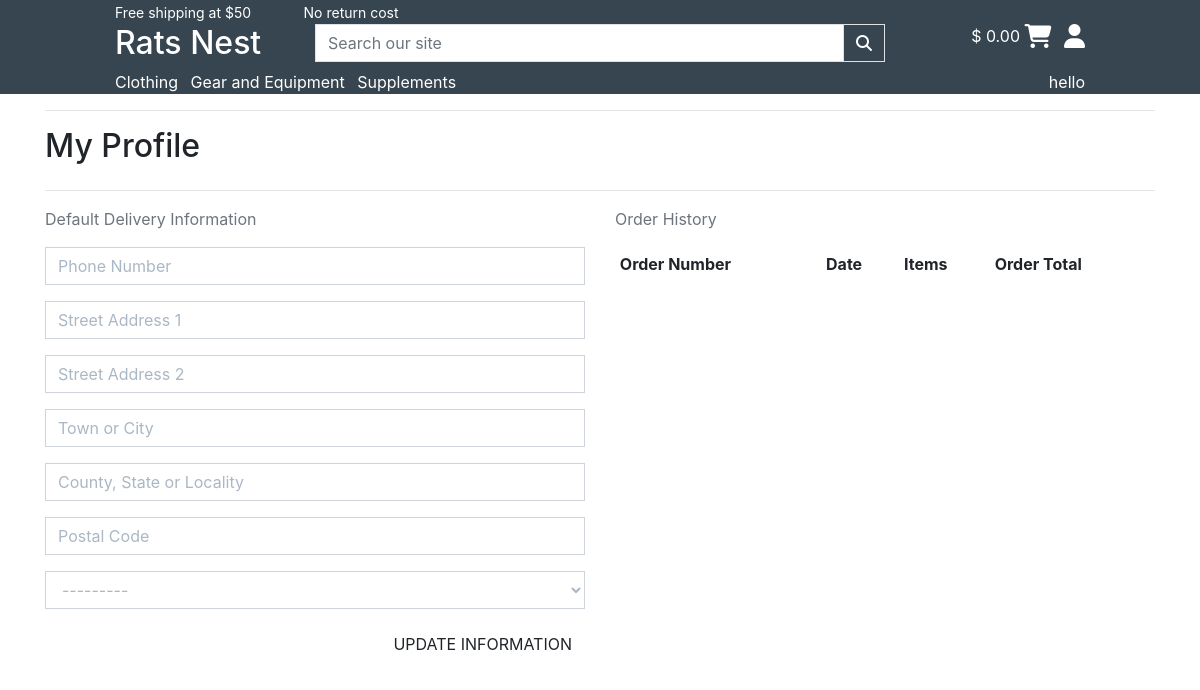
The page /profile/ (signed in) on the database as committed earlier.
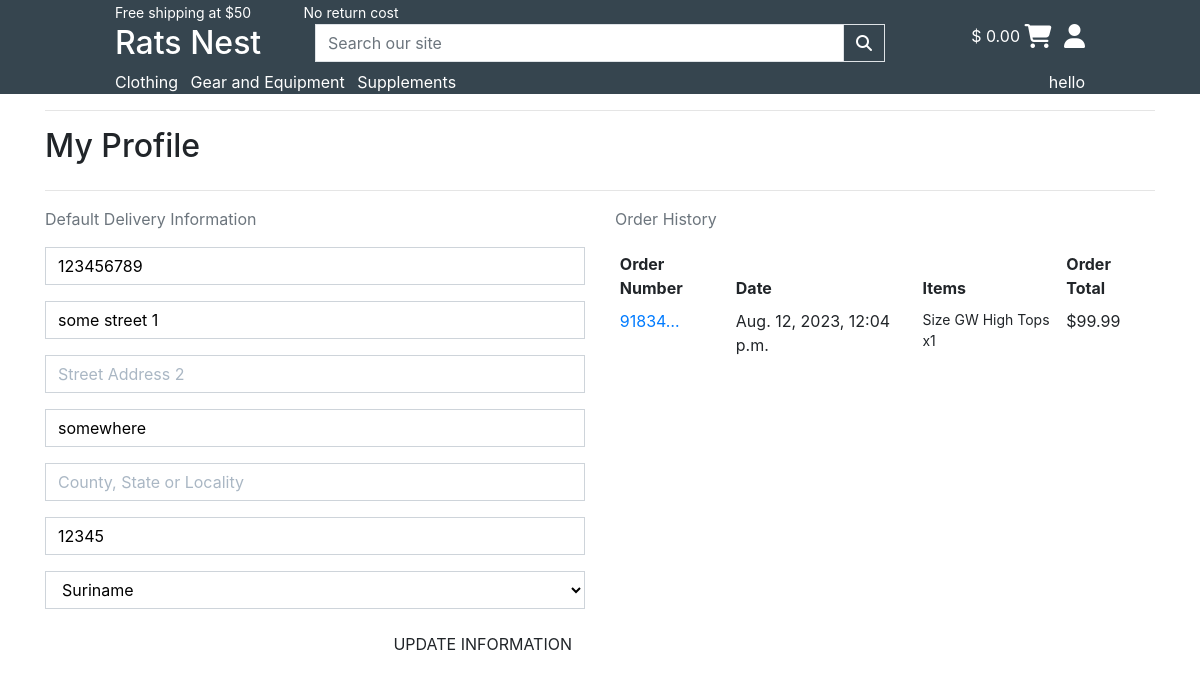
The same page on the database as committed later.
### profiles/models.py (models this page shows, shortened)
class UserProfile(models.Model):
    user = models.OneToOneField(
        User, on_delete=models.CASCADE
    )
    default_phone_number = models.CharField(
        max_length=20, null=True, blank=True
    )
    default_street_address1 = models.CharField(
        max_length=80, null=True, blank=True
    )
    default_street_address2 = models.CharField(
        max_length=80, null=True, blank=True
    )
    default_town_or_city = models.CharField(
        max_length=40, null=True, blank=True
    )
    default_county = models.CharField(
        max_length=80, null=True, blank=True
    )
    default_postcode = models.CharField(
        max_length=20, null=True, blank=True
    )
    default_country = CountryField(
        blank_label='Country', null=True, blank=True
    )

### checkout/models.py (models this page shows, shortened)
class Order(models.Model):
    order_number = models.CharField(
        max_length=32, null=False, editable=False
    )
    user_profile = models.ForeignKey(
        UserProfile, on_delete=models.SET_NULL,
        null=True, blank=True, related_name='orders'
    )
    full_name = models.CharField(
        max_length=50, null=False, blank=False
    )
    email = models.EmailField(
        max_length=254, null=False, blank=False
    )
    phone_number = models.CharField(
        max_length=20, null=False, blank=False
    )
    country = CountryField(
        blank_label='Country *', null=False, blank=False
    )
    postcode = models.CharField(
        max_length=20, null=True, blank=True
    )
    town_or_city = models.CharField(
        max_length=40, null=False, blank=False
    )
    street_address1 = models.CharField(
        max_length=80, null=False, blank=False
    )
    street_address2 = models.CharField(
        max_length=80, null=True, blank=True
    )
    county = models.CharField(
        max_length=80, null=True, blank=True
    )
    date = models.DateTimeField(
        auto_now_add=True
    )
    delivery_cost = models.DecimalField(
        max_digits=6, decimal_places=2, null=False, default=0
    )
    order_total = models.DecimalField(
        max_digits=10, decimal_places=2, null=False, default=0
    )
    grand_total = models.DecimalField(
        max_digits=10, decimal_places=2, null=False, default=0
    )
    original_bag = models.TextField(
        null=False, blank=False, default=''
    )
    stripe_pid = models.CharField(
        max_length=254, null=False, blank=False, default=''
    )

class OrderLineItem(models.Model):
    order = models.ForeignKey(
        Order, null=False, blank=False,
        on_delete=models.CASCADE, related_name='lineitems'
    )
    product = models.ForeignKey(
        Product, null=False, blank=False,
        on_delete=models.CASCADE
    )
    product_size = models.CharField(
        max_length=2, null=True, blank=True
    )
    quantity = models.IntegerField(
        null=False, blank=False, default=0
    )
    lineitem_total = models.DecimalField(
        max_digits=6, decimal_places=2,
        null=False, blank=False, editable=False
    )

### products/models.py (models this page shows, shortened)
class Product(models.Model):
    class Meta:
        verbose_name_plural = 'Products'
    brand = models.ForeignKey('Brand', null=True, on_delete=models.SET_NULL)
    category = models.ForeignKey('Category', null=True, blank=True, on_delete=models.SET_NULL)
    domain = models.IntegerField(null=True, blank=True)
    sku = models.CharField(max_length=254, null=True, blank=True)
    name = models.CharField(max_length=254)
    description = models.TextField()
    price = models.DecimalField(max_digits=6, decimal_places=2)
    rating = models.DecimalField(max_digits=6, decimal_places=2, null=True, blank=True)
    image_url = models.URLField(max_length=1024, null=True, blank=True)
    image = models.ImageField(null=True, blank=True)
    m_or_f = models.CharField(null=True, max_length=254, choices=M_OR_F)
    color = models.ForeignKey('Color', null=True, blank=True, on_delete=models.SET_NULL)
    has_sizes = models.BooleanField(default=False, null=True, blank=True)

### profiles/views.py (the view)
# urls.py: path('', views.profile, name='profile'),
def profile(request):
    profile = get_object_or_404(UserProfile, user=request.user)
    if request.method == 'POST':
        form = UserProfileForm(request.POST, instance=profile)
        if form.is_valid():
            form.save()
            messages.success(request, 'Profile updated successfully')
    form = UserProfileForm(instance=profile)
    orders = profile.orders.all()
    template = 'profiles/profile.html'
    context = {
        'form': form,
        'orders': orders,
        'on_profile_page': True
    }
    return render(request, template, context)

### profiles/forms.py
class UserProfileForm(forms.ModelForm):
    class Meta:
        model = UserProfile
        exclude = ('user',)
    def __init__(self, *args, **kwargs):
        super().__init__(*args, **kwargs)
        placeholders = {
            'default_phone_number': 'Phone Number',
            'default_postcode': 'Postal Code',
            'default_town_or_city': 'Town or City',
            'default_street_address1': 'Street Address 1',
            'default_street_address2': 'Street Address 2',
            'default_county': 'County, State or Locality',
        }
        self.fields['default_phone_number'].widget.attrs['autofocus'] = True
        for field in self.fields:
            if field != 'default_country':
                if self.fields[field].required:
                    placeholder = f'{placeholders[field]} *'
                else:
                    placeholder = placeholders[field]
                self.fields[field].widget.attrs['placeholder'] = placeholder
            self.fields[field].widget.attrs['class'] = 'border-black rounded-0 profile-form-input'
            self.fields[field].label = False

### bag/contexts.py (called while the page is built, shortened)
def bag_contents(request):
    bag_items = []
    total = 0
    product_count = 0
    bag = request.session.get('bag', {})
    if total < settings.FREE_DELIVERY_THRESHOLD:
        delivery = total * Decimal(settings.STANDARD_DELIVERY_PERCENTAGE / 100)
        free_delivery_delta = settings.FREE_DELIVERY_THRESHOLD - total
    else:
        delivery = 0
        free_delivery_delta = 0
    grand_total = delivery + total
    context = {
        'bag_items': bag_items,
        'total': total,
        'product_count': product_count,
        'delivery': delivery,
        'free_delivery_delta': free_delivery_delta,
        'free_delivery_threshold': settings.FREE_DELIVERY_THRESHOLD,
        'grand_total': grand_total,
    }
    return context

### profiles/templates/profiles/profile.html (shortened to what this page needs)
{% extends "base.html" %}
{% load static %}
{% block extra_css %}
    <link rel="stylesheet" href="{% static 'profiles/css/profile.css' %}">
{% endblock extra_css %}
{% block content %}
    <div class="container">
        <div class="row">
            <div class="col">
                <hr>
                <h2 class="logo-font mb-4">My Profile</h2>
                <hr>
            </div>
        </div>
        <div class="row">
            <div class="col-12 col-lg-6">
                <p class="text-muted">Default Delivery Information</p>
                <form class="mt-3" action="{% url 'profile' %}" method="POST" id="profile-update-form">
                    {{ form|crispy }}
                    <button class="btn btn-black rounded-0 text-uppercase float-right">Update Information</button>
                </form>
            </div>
            <div class="col-12 col-lg-6">
                <p class="text-muted">Order History</p>
                <div class="order-history table-responsive">
                    <table class="table table-sm table-borderless">
                        <thead>
                            <tr>
                                <th>Order Number</th>
                                <th>Date</th>
                                <th>Items</th>
                                <th>Order Total</th>
                            </tr>
                        </thead>
                        <tbody>
                            {% for order in orders %}
                                <tr>
                                    <td>
                                        <a href="{% url 'order_history' order.order_number %}"
                                        title="{{ order.order_number }}">
                                            {{ order.order_number|truncatechars:6 }}
                                        </a>
                                    </td>
                                    <td>{{ order.date }}</td>
                                    <td>
                                        <ul class="list-unstyled">
                                            {% for item in order.lineitems.all %}
                                                <li class="small">
                                                    {% if item.product.has_sizes %}
                                                        Size {{ item.product.size|upper }}
                                                    {% endif %}{{ item.product.name }} x{{ item.quantity }}
                                                </li>
                                            {% endfor %}
                                        </ul>
                                    </td>
                                    <td>${{ order.grand_total }}</td>
                                </tr>
                            {% endfor %}
                        </tbody>
                    </table>
                </div>
            </div>
        </div>
    </div>
{% endblock content %}

### templates/base.html (shortened to what this page needs)
{% load static %}
<!doctype html>
<html lang="en">
    <head>
        {% block corecss %}
            <link rel="stylesheet" href="https://cdn.jsdelivr.net/npm/bootstrap@4.6.2/dist/css/bootstrap.min.css"
            >
            <link rel="stylesheet" href="{% static 'css/base.css' %}">
        {% endblock corecss %}
        {% block extra_css %}
        {% endblock extra_css %}
    </head>
    <body>
        <header class="bg-charcoal container-fluid">
            <div class="row top-header d-none d-md-block">
                <div class="col-11 offset-1">
                    <p class="text-white mb-0">
                        <small class="mr-5">Free shipping at $50</small>
                        <small>No return cost</small>
                    </p>
                </div>
            </div>
            <div class="row mid-header">
                <div class="col-6 col-md-2 offset-md-1">
                    <h2 class="text-white">Rats Nest</h2>
                </div>
                <div class="col-12 col-md-6 d-none d-md-block">
                    <form method="get" action="">
                        <div class="input-group w-100">
                            <input class="form-control border border-black rounded-0" type="text" name="q" placeholder="Search our site">
                            <div class="input-group-append">
                                <button class="form-control btn btn-black border border-black rounded-0" type="submit">
                                    <span class="icon">
                                        <i class="fas fa-search text-white"></i>
                                    </span>
                                </button>
                            </div>
                        </div>
                    </form>
                </div>
                <div class="col-6 col-md-2 text-right pt-2 pt-md-0">
                    <a class="text-white text-decoration-none" href="{% url 'view_bag' %}">
                        {% if grand_total %}
                            $ {{ grand_total|floatformat:2 }}
                        {% else %}
                            $ 0.00
                        {% endif %}
                        <i class="fa-solid fa-cart-shopping fa-xl text-white"></i>
                    </a>
                    <a href="{% url 'profile' %}">
                        <i class="fa-solid fa-user fa-xl text-white ml-2"></i>
                    </a>
                </div>
            </div>
            <div class="row lower-header">
                <div class="col-5 offset-1">
                    <a class="text-white pr-2" href="{% url 'products' %}?domain=1">Clothing</a>
                    <a class="text-white pr-2" href="{% url 'products' %}?domain=2">Gear and Equipment</a>
                    <a class="text-white pr-2" href="{% url 'products' %}?domain=3">Supplements</a>
                </div>
                <div class="col-5 text-white text-right">
                    hello
                </div>
            </div>
        </header>
        {% block content %}
        {% endblock content %}
    </body>
</html>

### static/css/base.css (style rules this page uses)
.bg-charcoal { background-color: #36454F; }

### profiles/static/profiles/css/profile.css (style rules this page uses)
select, input, option { width: 280px; font-size: 20px; }
.order-history { max-height: 416px; overflow-y: auto; }
#profile-update-form .form-control { color: #000; }
#profile-update-form input::placeholder { color: #aab7c4; }
#id_default_country, #id_default_country option:not(:first-child) { color: #000; }

Rows that differ between the two databases and show on the page:
changed UserProfile: default_phone_number (not shown) → "123456789"; default_street_address1 (not shown) → "some street 1"; default_town_or_city (not shown) → "somewhere"; default_postcode (not shown) → "12345"; default_country "---------" → "Suriname"
added Order: order_number "91834…", date "Aug. 12, 2023, 12:04 p.m.", grand_total "99.99"
added OrderLineItem: product.name "GW High Tops", quantity "1"
